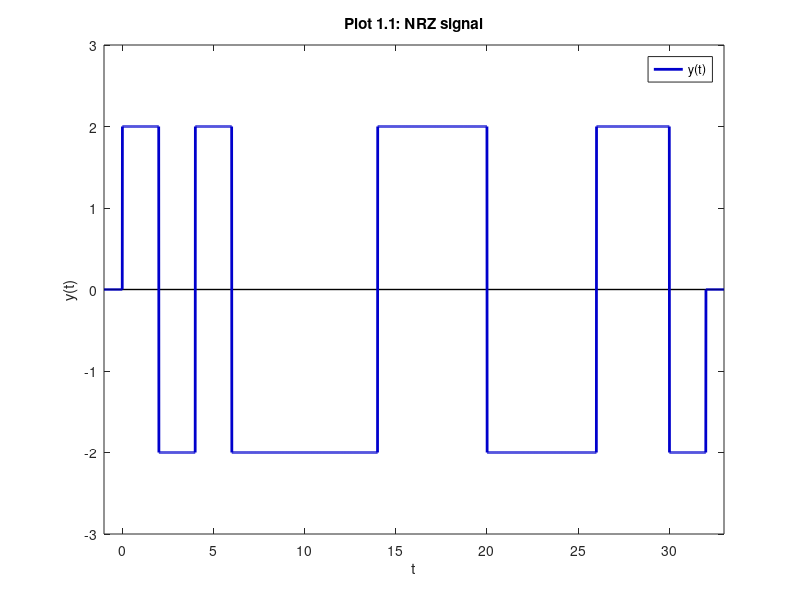
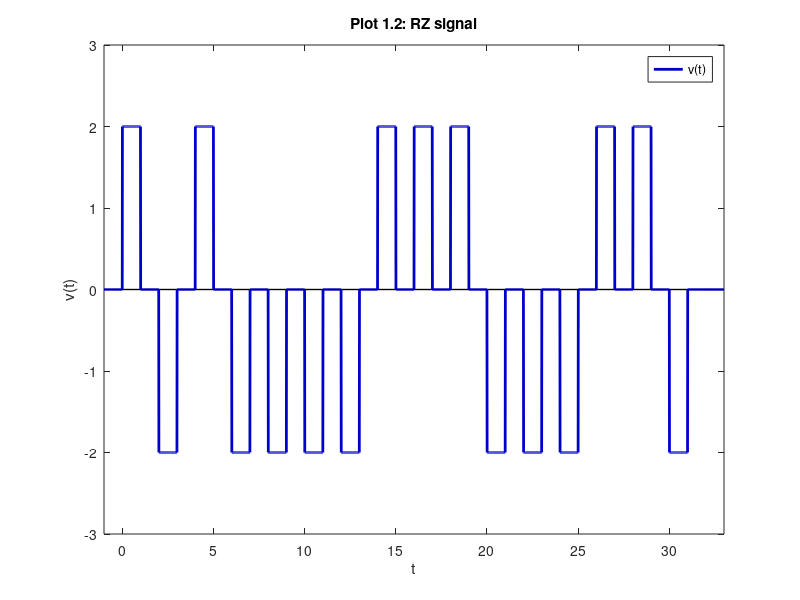
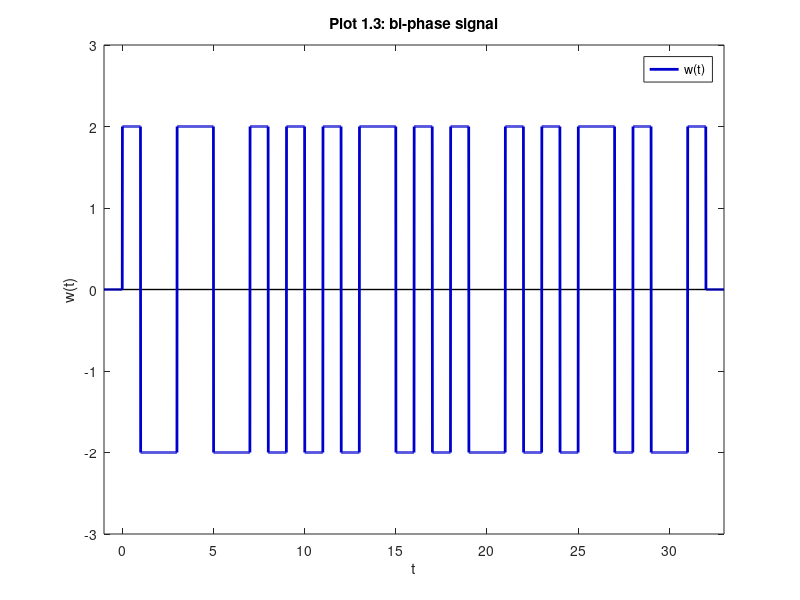

These figures' MATLAB source, in order: (Note: this script raises an error after producing the figures.)
% Gregory Pavlunenko
% C25220578
% MATLAB 2
clear;clc;close all;

% in order for this to graph from -1 to 17, you cannot represent all of the
% pulses at a length of time T where T is equal to 2. In order to correct
% this, I have doubled to length that the signal is generated to account
% for the necessary additional time.

% an email was sent out confirming my correction, thanks

%1.0

a = -1;
b = 17;
b = b*2-1;

ii = 0.01;
t = a : ii : b;

A = 2;
T = 2;

datasignal = [0,1,0,1,1,1,1,0,0,0,1,1,1,0,0,1];

% 1.1

xNRZ = 0;
for c = 1:length(datasignal)
    if(datasignal(c))==0
        xNRZ = xNRZ + T.*((t>(A*(c-1))) & (t<=((A*(c-1))+2)) );
    else 
        xNRZ = xNRZ + -T.*((t>(A*(c-1))) & (t<=((A*(c-1))+2)) );
    end
end

figure();
plot([a,b],[0,0],'LineStyle','-','Color',[0,0,0],'LineWidth',1);
hold on;
p1 = plot(t,xNRZ,'LineStyle','-','Color',[0,0,0.8],'LineWidth',2);
hold off;
axis([a,b,-3,3]);
title('Plot 1.1: NRZ signal');
xlabel('t');
ylabel('y(t)');
legend(p1,'y(t)',...
'Location','northeast');

%1.2

xRZ = 0;
for c = 1:length(datasignal)
    if(datasignal(c))==0
        xRZ = xRZ + T.*( (t>((A)*(c-1))) & (t<=(((A)*(c-1))+1)) );
    else 
        xRZ = xRZ + -T.*( (t>((A)*(c-1))) & (t<=(((A)*(c-1))+1)) );
    end
end

figure();
plot([a,b],[0,0],'LineStyle','-','Color',[0,0,0],'LineWidth',1);
hold on;
p1 = plot(t,xRZ,'LineStyle','-','Color',[0,0,0.8],'LineWidth',2);
hold off;
axis([a,b,-3,3]);
title('Plot 1.2: RZ signal');
xlabel('t');
ylabel('v(t)');
legend(p1,'v(t)',...
'Location','northeast');

%1.3

xBP = 0;
for c = 1:length(datasignal)
    if(datasignal(c))==0
        xBP = xBP + T.*( (t>(A*(c-1))) & (t<=((A*(c-1))+1)) )... 
        + -T.*( (t>(A*(c-1))+1) & (t<=((A*(c-1))+2)) );      
    else 
        xBP = xBP + -T.*( (t>(A*(c-1))) & (t<=((A*(c-1))+1)) )...
        + T.*( (t>(A*(c-1))+1) & (t<=((A*(c-1))+2)) );
    end
end

figure();
plot([a,b],[0,0],'LineStyle','-','Color',[0,0,0],'LineWidth',1);
hold on;
p1 = plot(t,xBP,'LineStyle','-','Color',[0,0,0.8],'LineWidth',2);
hold off;
axis([a,b,-3,3]);
title('Plot 1.3: bi-phase signal');
xlabel('t');
ylabel('w(t)');
legend(p1,'w(t)',...
'Location','northeast');

%2.4

Ey = sum(abs(xNRZ).^2).*ii;
fprintf("Energy of y(t) = %0.0f\n",Ey);

Ev = sum(abs(xRZ).^2).*ii;
fprintf("Energy of v(t) = %0.0f\n",Ev);

Ew = sum(abs(xBP).^2).*ii;
fprintf("Energy of w(t) = %0.0f\n",Ew);

fprintf("description:\n\t The y(t) signal and the w(t) signal have the\n" ...
    + "same energy since they neither of them have to return to zero\n"...
    + "for each rise and fall. w(t) may have double the pulses, but each\n"...
    + "pulse is half as powerful. v(t) on the other hand is half the\n"...
    + "energy of them both due to its pulses being half the length for a\n"...
    + "return to zero\n\n")

Ryv = sum(xNRZ.*conj(xRZ)).*ii;
Pyv = mean(corrcoef(xNRZ,xRZ),"all");
fprintf("Correlation of y(t), v(t) = %0.0f\n",Ryv);
fprintf("Correlation Coefficient = %0.3f\n",Pyv);

Ryw = sum(xNRZ.*conj(xBP)).*ii;
Pyw = mean(corrcoef(xNRZ,xBP),"all");
fprintf("Correlation of y(t), w(t) = %0.0f\n",Ryw);
fprintf("Correlation Coefficient = %0.3f\n",Pyw);

Rvw = sum(xRZ.*conj(xBP)).*ii;
Pvw = mean(corrcoef(xRZ,xBP),"all");
fprintf("Correlation of v(t), w(t) = %0.0f\n",Rvw);
fprintf("Correlation Coefficient = %0.3f\n",Pvw);


fprintf("description:\n\t y(t) and v(t) are similar to each other due to\n"...
    + "Their similar energy levels. They line up with each other half of\n"...
    + "of the time, so they are pretty similar. The rising edges and\n"...
    + "falling edges line up very well in this regard. y(t) and w(t)\n"...
    + "have almost no matching rising or falling edges, which leads to\n"...
    + "two very different and uncorrelated graphs, despite having the\n"...
    + "same energy. Visually from the graphs you can see tha v(t) lines\n"...
    + "up with w(t) much more frequently, which happens when half of the\n"...
    + "when the digit is a 0.\n\n");

MSEyv = sum(abs(xNRZ-xRZ).^2).*ii;
MSEyw = sum(abs(xNRZ-xBP).^2).*ii;
MSEvw = sum(abs(xRZ-xBP).^2).*ii;

fprintf("MSE between y and v = %0.0f\n",MSEyv);
fprintf("MSE between y and w = %0.0f\n",MSEyw);
fprintf("MSE between v and w = %0.0f\n",MSEvw);
fprintf("description:\n\t The MSE is giving essentially the same result\n"...
    + "as the correlation, with the large MSE numbers meaning more\n"...
    + "difference. The explaination for that was given above, but the\n"...
    + "value in this regard is trying to approach 0 whereas the\n"...
    + "correlation coefficient is approaching 1\n\n");
